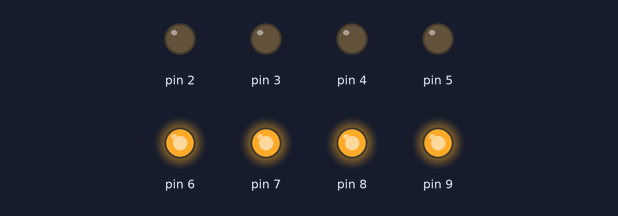
Simulated run of this sketch. Board: Arduino Uno, built with avr-gcc and run on an emulated ATmega328P. Parts: output pins drawn as LEDs (lit = HIGH). What the sketch prints to the serial monitor is not drawn.

Above: at 0.2 s.
Timing chart, 0 to 1.7 s (numbered marks = the images above):
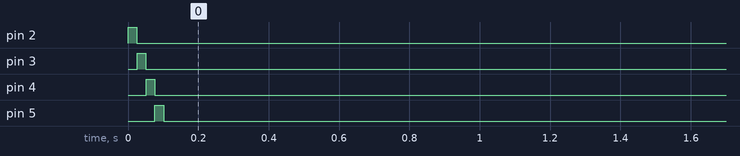

Measured:
- by itself, pin 2: LOW → HIGH at 0.00 s, → LOW 0.03 s later
- by itself, pin 3: LOW → HIGH at 0.03 s, → LOW 0.03 s later
- by itself, pin 4: LOW → HIGH at 0.05 s, → LOW 0.03 s later
- by itself, pin 5: LOW → HIGH at 0.08 s, → LOW 0.03 s later

The sketch:

watering.ino
```cpp
#define NUM 4 //Number of pots
#define READ_INTERVAL 300000 //Milis between read
#define READ_DELAY 25 //Milis before read sensor
#define WATER_DELAY 10000 //Milis the relay is turned on
#define WATER_MUTE 4
#define SENSOR_LOW 400 //If watering and sensor goes below this, watering is done.
#define SENSOR_HIGH 600 //If sensor goes up this, watering is need
#define NO_SENSOR 899 //If sensors goes up this, sensor is off the soil. Prevent infinite watering.
#define LOGGING
//#undef LOGGING

struct Pot {
  int PowerSensor;
  int DataSensor;
  int WaterMute;
  boolean Watering;
  int PowerRelay;
  int Value; } pots[NUM];

int i;
long n;

void UpdateValues(){
  for(i = 0; i < NUM; i++){
    digitalWrite(pots[i].PowerSensor, HIGH);
    delay(READ_DELAY);
    pots[i].Value = analogRead(pots[i].DataSensor);
    digitalWrite(pots[i].PowerSensor, LOW);

    #ifdef LOGGING
    Serial.print(i);
    Serial.print(",UPDATE,");
    Serial.println(pots[i].Value);
    #endif
  }
}

void NeedWater(){
  for(i = 0; i < NUM; i++){
    if(pots[i].Watering){
      pots[i].WaterMute--;
      if(pots[i].WaterMute <= 0){
        pots[i].Watering = pots[i].Value > SENSOR_LOW; //if Watering and WaterMute == 0, pot is watered
        if(pots[i].Watering == false){
          Serial.print(i);
          Serial.print(",DONEWATER,");
          Serial.println(pots[i].Value);
        }
      }
    }else{
      if(NO_SENSOR < pots[i].Value){
        #ifdef LOGGING
        Serial.print(i);
        Serial.print(",NOSENSOR,");
        Serial.println(pots[i].Value);
        #endif
      }else if(SENSOR_HIGH < pots[i].Value){
        #ifdef LOGGING
        Serial.print(i);
        Serial.print(",NEEDWATER,");
        Serial.println(pots[i].Value);
        #endif
        pots[i].Watering = true;
      }
    }
  }
}

void WaterPots(){
  n = 0;
  for(i = 0; i < NUM; i++){
    if(pots[i].Watering && pots[i].WaterMute == 0){
      #ifdef LOGGING
      Serial.print(i);
      Serial.print(",WATERING,");
      Serial.println(pots[i].Value);
      #endif

      digitalWrite(pots[i].PowerRelay, LOW);
      delay(WATER_DELAY);
      digitalWrite(pots[i].PowerRelay, HIGH);

      pots[i].WaterMute = WATER_MUTE; //Mute the watering

      n++;
    }
  }
}

void DelayRead(){
  n *= WATER_DELAY;
  n += NUM * READ_DELAY;
  n *= -1;
  n += READ_INTERVAL;
  if(n < 0) n = 0;
  delay(n);
}

void setup(){
  #ifdef LOGGING
  Serial.begin(9600);
  #endif

  pots[0].PowerSensor = 2;
  pots[0].DataSensor = A0;
  pots[0].PowerRelay = 6;

  if(NUM > 0){
    pots[1].PowerSensor = 3;
    pots[1].DataSensor = A1;
    pots[1].PowerRelay = 7;
  }

  if(NUM > 1){
    pots[2].PowerSensor = 4;
    pots[2].DataSensor = A2;
    pots[2].PowerRelay = 8;
  }

  if(NUM > 2){
    pots[3].PowerSensor = 5;
    pots[3].DataSensor = A3;
    pots[3].PowerRelay = 9;
  }

  for(i = 0; i < NUM; i++){
    pinMode(pots[i].PowerSensor, OUTPUT);
    pinMode(pots[i].DataSensor, INPUT);
    pinMode(pots[i].PowerRelay, OUTPUT);

    digitalWrite(pots[i].PowerRelay, HIGH);

    pots[i].Value = 0;
    pots[i].WaterMute = 0;
    pots[i].Watering = false;
  }
}

void loop(){
  UpdateValues();
  NeedWater();
  WaterPots();
  DelayRead();

}
```
